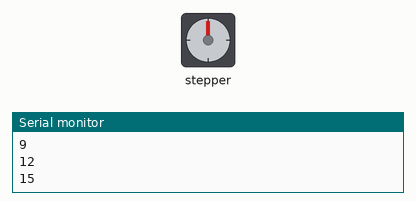
Recording of a sketch running on a simulated Arduino Uno, built with avr-gcc and run on an emulated ATmega328P. On the bench: stepper motor, the last lines printed to the serial monitor. Stepper angles assume 200 steps per turn.

Above: at 0.11 s.
At 2.19 s:
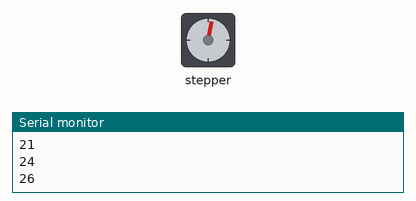
At 39.43 s:
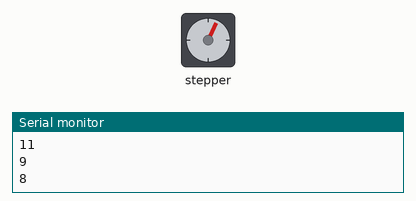
Timing chart, 0 to 40.0 s (numbered marks = the images above):
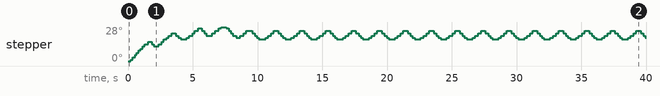

The sketch:

vein_1.1.ino
```cpp
#include <AccelStepper.h>

// Define the stepper motor connections
AccelStepper stepper(AccelStepper::FULL4WIRE, A4, A3, A2, A1);

const long STEPS_PER_REVOLUTION = 200;  // Define based on your stepper motor's specifications
const float simFrequency = 0.25;  // Reduced frequency to increase period to 4 seconds
const int maxSteps = 50;  // Max steps to simulate the expansion and contraction

unsigned long previousTime = 0;  // Stores the last time the motor was updated
const float updateInterval = 20;  // Time in milliseconds to update the motor position

void setup() {
  stepper.setMaxSpeed(1000);  // Set max speed
  Serial.begin(9600);  // Initialize serial for visualization
}

void loop() {
  unsigned long currentTime = millis();

  if (currentTime - previousTime >= updateInterval) {
    float elapsedTime = float(currentTime) / 1000.0;  // Time in seconds
    float cycleTime = fmod(elapsedTime, 1.0 / simFrequency);  // Adjusted cycle time to reflect the new frequency

    int position = 0;
    float phaseDuration = 1.0 / simFrequency / 4; // Adjust all phase timings according to the new frequency
    if (cycleTime < phaseDuration) {  // a-wave
      position = maxSteps * sin(PI * cycleTime / phaseDuration);
    } else if (cycleTime < 2 * phaseDuration) {  // x descent
      position = maxSteps * (1 - 2 * (cycleTime - phaseDuration) / phaseDuration);
    } else if (cycleTime < 3 * phaseDuration) {  // c-wave followed by v-wave
      position = maxSteps * sin(PI * (cycleTime - 2 * phaseDuration) / phaseDuration);
    } else {  // y descent
      position = maxSteps * (1 - 2 * (cycleTime - 3 * phaseDuration) / phaseDuration);
    }

    stepper.moveTo(position);
    stepper.run();
    Serial.println(position);  // Output position for visualization

    previousTime = currentTime;
  }
}
```
